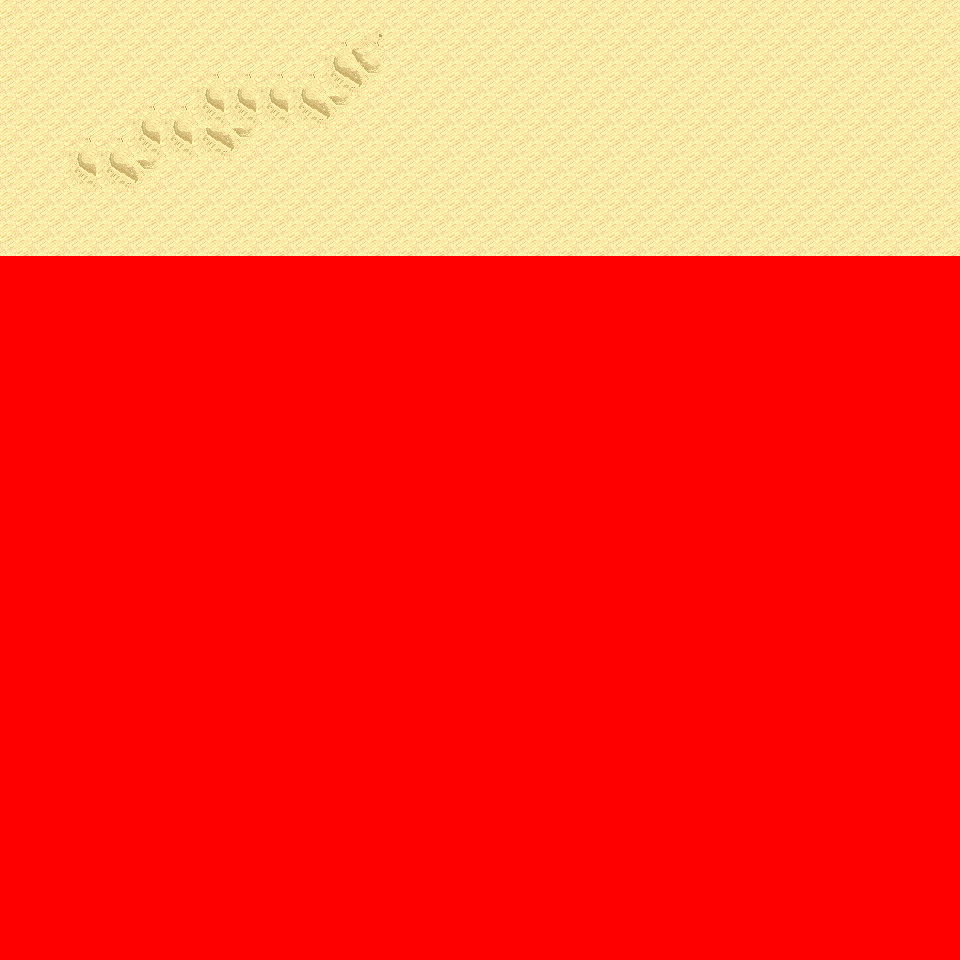

This game map was drawn from its Tiled (.tmx) file and the tilesets committed beside it. A one-line description and the trimmed map source follow:
An orthogonal 30x30 tile map with 32x32 px tiles, 6 tile layers (Ground, Object, Object2, Above, ...), 16 tilesets and 3 objects (3x mapchange).

<map version="1.0" orientation="orthogonal" renderorder="right-down" width="30" height="30" tilewidth="32" tileheight="32" nextobjectid="4">
  <tileset firstgid="1" name="tileset_logic_collision" tilewidth="32" tileheight="32" tilecount="1" columns="1">
    <image source="../drawable/tileset_logic_collision.png" width="32" height="32" />
  </tileset>
  <tileset firstgid="2" name="tileset_ground_ground" tilewidth="32" tileheight="32" tilecount="33" columns="3">
    <image source="../drawable/tileset_ground_ground.png" width="96" height="352" />
  </tileset>
  <tileset firstgid="35" name="tileset_terrain_desert" tilewidth="32" tileheight="32" tilecount="88" columns="8">
    <image source="../drawable/tileset_terrain_desert.png" width="256" height="352" />
  </tileset>
  <tileset firstgid="123" name="tileset_ground_sand_edges" tilewidth="32" tileheight="32" tilecount="15" columns="5">
    <image source="../drawable/tileset_ground_sand_edges.png" width="160" height="96" />
  </tileset>
  <tileset firstgid="138" name="tileset_ground_sand_2" tilewidth="32" tileheight="32" tilecount="15" columns="5">
    <image source="../drawable/tileset_ground_sand_2.png" width="160" height="96" />
  </tileset>
  <tileset firstgid="153" name="tileset_building_stone_ruins" tilewidth="32" tileheight="32" tilecount="72" columns="6">
    <image source="../drawable/tileset_building_stone_ruins.png" width="192" height="384" />
  </tileset>
  <tileset firstgid="225" name="tileset_item_statue_blackened_column" tilewidth="32" tileheight="32" tilecount="4" columns="1">
    <image source="../drawable/tileset_item_statue_blackened_column.png" width="32" height="128" />
  </tileset>
  <tileset firstgid="229" name="tileset_item_statue_skull_carving" tilewidth="32" tileheight="32" tilecount="4" columns="2">
    <image source="../drawable/tileset_item_statue_skull_carving.png" width="64" height="64" />
  </tileset>
  <tileset firstgid="233" name="tileset_item_statue_skullpedestal" tilewidth="32" tileheight="32" tilecount="2" columns="1">
    <image source="../drawable/tileset_item_statue_skullpedestal.png" width="32" height="64" />
  </tileset>
  <tileset firstgid="235" name="tileset_plant_tree_banana_tree" tilewidth="32" tileheight="32" tilecount="40" columns="4">
    <image source="../drawable/tileset_plant_tree_banana_tree.png" width="128" height="320" />
  </tileset>
  <tileset firstgid="275" name="tileset_plant_tree_palm_tree" tilewidth="32" tileheight="32" tilecount="6" columns="2">
    <image source="../drawable/tileset_plant_tree_palm_tree.png" width="64" height="96" />
  </tileset>
  <tileset firstgid="281" name="tileset_plant_tree_palm_trees" tilewidth="32" tileheight="32" tilecount="40" columns="4">
    <image source="../drawable/tileset_plant_tree_palm_trees.png" width="128" height="320" />
  </tileset>
  <tileset firstgid="321" name="tileset_plant_bush_large_green" tilewidth="32" tileheight="32" tilecount="9" columns="3">
    <image source="../drawable/tileset_plant_bush_large_green.png" width="96" height="96" />
  </tileset>
  <tileset firstgid="330" name="tileset_plant_cactus" tilewidth="32" tileheight="32" tilecount="2" columns="1">
    <image source="../drawable/tileset_plant_cactus.png" width="32" height="64" />
  </tileset>
  <tileset firstgid="332" name="tileset_plant_lily_pads" tilewidth="32" tileheight="32" tilecount="2" columns="1">
    <image source="../drawable/tileset_plant_lily_pads.png" width="32" height="64" />
  </tileset>
  <tileset firstgid="334" name="tileset_plant_round_cactuses" tilewidth="32" tileheight="32" tilecount="20" columns="10">
    <image source="../drawable/tileset_plant_round_cactuses.png" width="320" height="64" />
  </tileset>
  <layer name="Ground" width="30" height="30">
    <data>[900 cells, 240 non-empty, 5 distinct tile ids]</data>
  </layer>
  <layer name="Object" width="30" height="30">
    <data>[900 cells, 0 non-empty, 0 distinct tile ids]</data>
  </layer>
  <layer name="Object2" width="30" height="30">
    <data>[900 cells, 0 non-empty, 0 distinct tile ids]</data>
  </layer>
  <layer name="Above" width="30" height="30">
    <data>[900 cells, 0 non-empty, 0 distinct tile ids]</data>
  </layer>
  <layer name="Above2" width="30" height="30">
    <data>[900 cells, 0 non-empty, 0 distinct tile ids]</data>
  </layer>
  <layer name="Walkable" width="30" height="30">
    <data>[900 cells, 660 non-empty, 1 distinct tile ids]</data>
  </layer>
  <objectgroup name="MapEvents">
    <object id="1" name="north" type="mapchange" x="0" y="0" width="960" height="32">
      <properties>
        <property name="map" value="0_ados_mountain_n2_w2_x0_y4" />
        <property name="place" value="south" />
      </properties>
    </object>
    <object id="2" name="west" type="mapchange" x="0" y="0" width="32" height="256">
      <properties>
        <property name="map" value="0_fado_forest_s_x0_y4" />
        <property name="place" value="east" />
      </properties>
    </object>
    <object id="3" name="east" type="mapchange" x="928" y="0" width="32" height="256">
      <properties>
        <property name="map" value="0_fado_forest_s_x2_y4" />
        <property name="place" value="west" />
      </properties>
    </object>
  </objectgroup>
</map>
